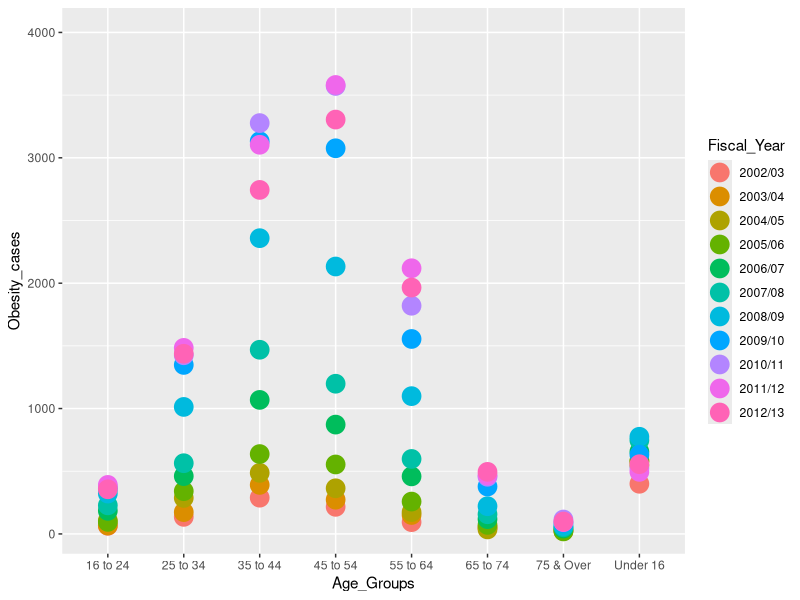
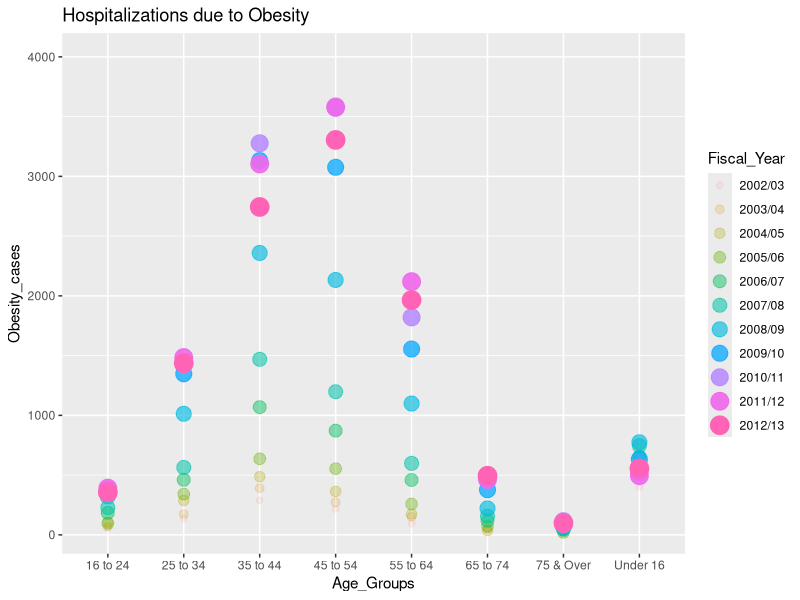
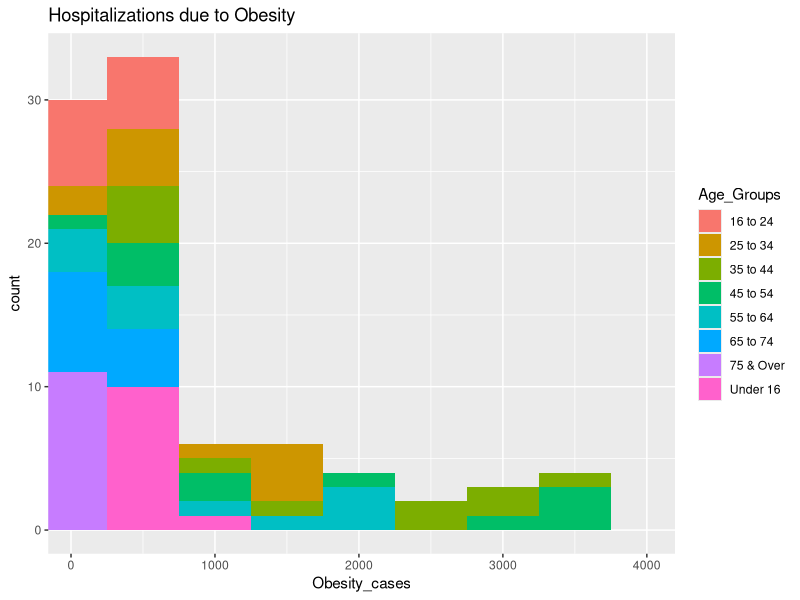
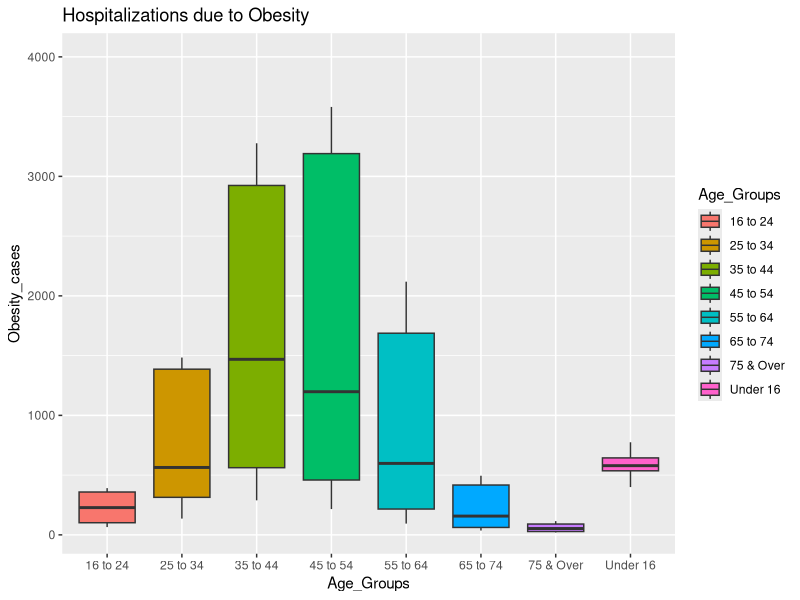
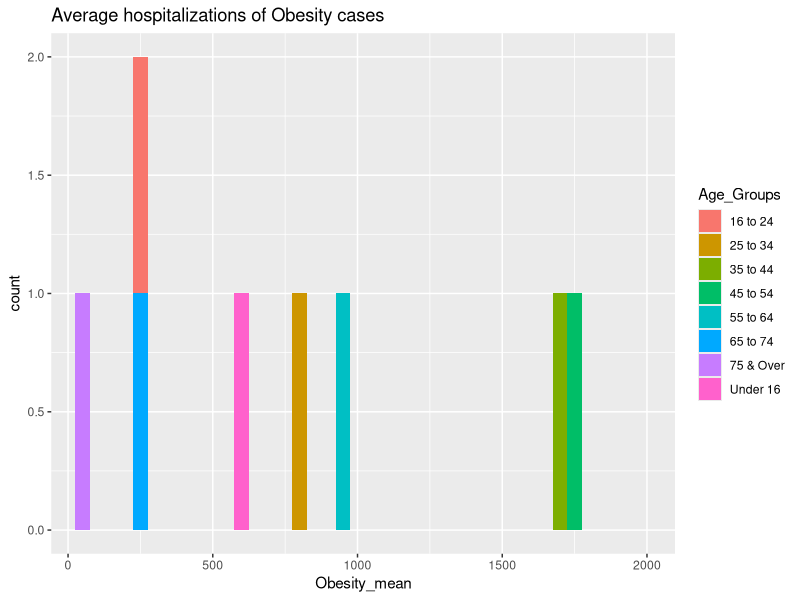
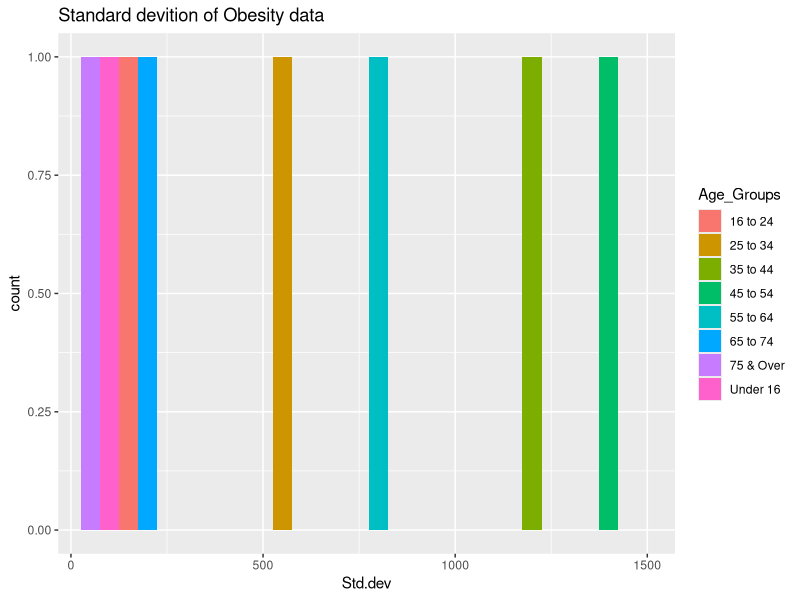
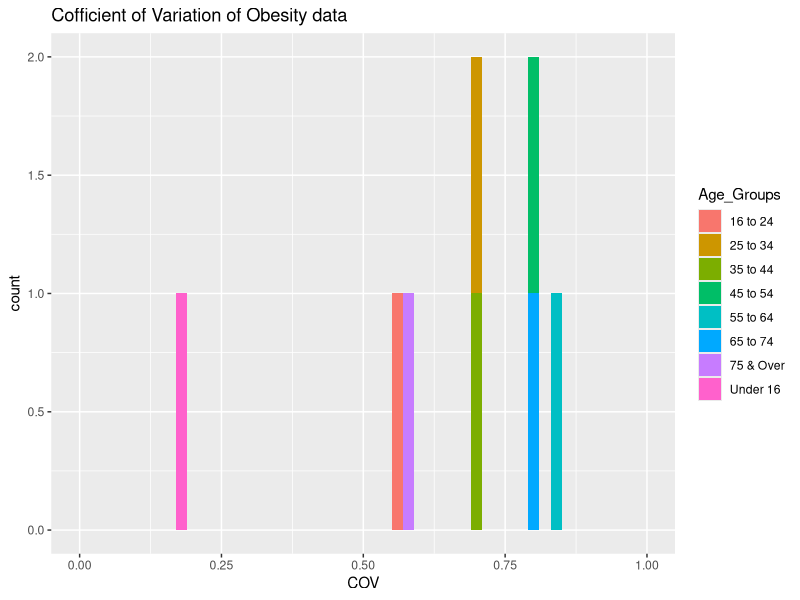
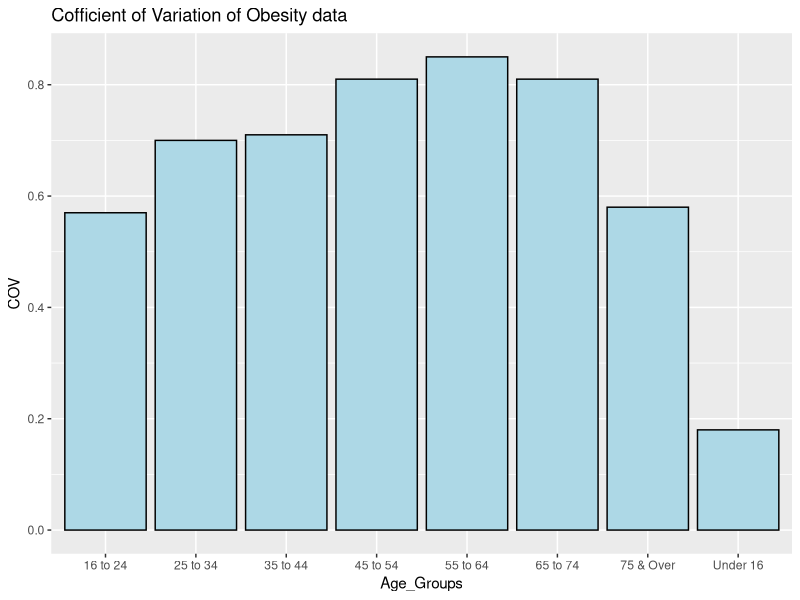

The R source for these figures, in order:
## ---- chunk 1
knitr::opts_chunk$set(echo = TRUE)
## ---- chunk 2
library(tidyverse)
library(dplyr)

Obesity1<- read.csv("obes-phys-acti-diet-eng-2014-tab_csv.csv",header =TRUE, stringsAsFactors= FALSE, skip=37, nrows= 13)
str(Obesity1)
colnames(Obesity1)
Obesity2<-Obesity1 %>% rename(Fiscal_Year= X, "Under 16" = Under.16,
                             "16 to 24"= X16.24, "25 to 34" = X25.34,
                             "35 to 44" = X35.44,"45 to 54" = X45.54,
                             "55 to 64" = X55.64,"65 to 74" = X65.74,
                             "75 & Over" = X75.and.over) %>%
  select(1:10) %>% slice(-1)
Obesity3<-Obesity2%>% 
  slice(-12) %>%
  gather(key="Age_Groups", value="Obesity_cases", -1,-2, na.rm=TRUE)

## Used global substitution function to change the character strings into numeric inroder to analyze them. dplyr as.numeric did not work well with numbers withi rows that have a comma(,) in them i.e.2,567

Obesity3$Total<-as.numeric(as.character(gsub(",", "",Obesity3$Total)))
Obesity3$Obesity_cases<-as.numeric(as.character(gsub(",", "",Obesity3$Obesity_cases)))

## ---- chunk 3
library(tidyverse)
Obesity3 %>%
  ggplot(aes(y=Obesity_cases, x=Age_Groups, color=Fiscal_Year)) + geom_point(size=6) +coord_cartesian(ylim=c(40,4000))

## Changing the size and tranparency of the marker's help magnify the impact of the fiscal year on Obesity hospitalizations.

Obesity3 %>%
  ggplot(aes(y=Obesity_cases, x=Age_Groups, size=Fiscal_Year,color=Fiscal_Year, alpha=Fiscal_Year)) + geom_point() +coord_cartesian(ylim=c(40,4000)) + ggtitle("Hospitalizations due to Obesity")

## Histogram does not do a good job of easily discriminating between the Age groups.

Obesity3 %>%
  ggplot(aes(x =Obesity_cases, fill=Age_Groups )) + geom_histogram(binwidth = 500) + coord_cartesian(xlim=c(40,4000)) + ggtitle("Hospitalizations due to Obesity")

## Boxplots are another means to decribe the data in a way that helps easily visualize trends.

Obesity3 %>%
  ggplot(aes(y =Obesity_cases, x=Age_Groups, fill=Age_Groups )) + geom_boxplot() + coord_cartesian(ylim=c(40,4000)) + ggtitle("Hospitalizations due to Obesity")

Obesity4<-Obesity3 %>% 
  group_by(Age_Groups) %>% 
  summarise(Obesity_Min = min(Obesity_cases),
            Obesity_mean = round(mean(Obesity_cases)),
            Obesity_max = max(Obesity_cases),
            Std.dev = sd(Obesity_cases)) %>%
  mutate(COV = round((Std.dev/Obesity_mean),digits =2))
head(Obesity4)
## To keep to the original format of the data, i assigned a sorting mechanism to an object called *reorder*, and then used the slice(match()) functions to rearrange them in my desired order. R naturally arranges rows based on numerics first, and strings second.
reorder<-c("Under 16", "16 to 24", "25 to 34", "35 to 44", "45 to 54", "55 to 64", "65 to 74", "75 & Over")
Obesity4%>% slice(match(reorder, Age_Groups))

## Use of a histogram however, does a good job of showing the differences in Age groups when the data is summarized using measures of central tendancy.

## Average numer of obesity hospitalization when the fiscal year is lumped together.
Obesity4 %>%
  ggplot(aes(x =Obesity_mean, fill=Age_Groups, group=Age_Groups )) + geom_histogram(binwidth = 50) + coord_cartesian(xlim=c(40,2000)) + ggtitle("Average hospitalizations of Obesity cases")

## Standard deviation of the hospitalization rate.

Obesity4 %>%
  ggplot(aes(x =Std.dev, fill=Age_Groups, group=Age_Groups )) + geom_histogram(binwidth = 50) + coord_cartesian(xlim=c(40,1500)) + ggtitle("Standard devition of Obesity data")

## Coefficient of variation the hospitalization rate.

Obesity4 %>%
  ggplot(aes(x =COV, fill=Age_Groups, group=Age_Groups )) + geom_histogram(binwidth = .02) + coord_cartesian(xlim=c(0,1)) + ggtitle("Cofficient of Variation of Obesity data")

## Perhaps the best representation of the summaried data can be described in the form of a barplot or a boxplot

Obesity4 %>%
  ggplot(aes(x=Age_Groups, y=COV)) +geom_bar(stat="identity", color="black", fill="light blue") + ggtitle("Cofficient of Variation of Obesity data")

## Avergae number of hospitalizations

Obesity4 %>%
  ggplot(aes(x=Age_Groups, y=Obesity_mean)) +geom_bar(stat="identity", color="black", fill="light blue") +  ggtitle("Average hospitalizations of Obesity cases")

